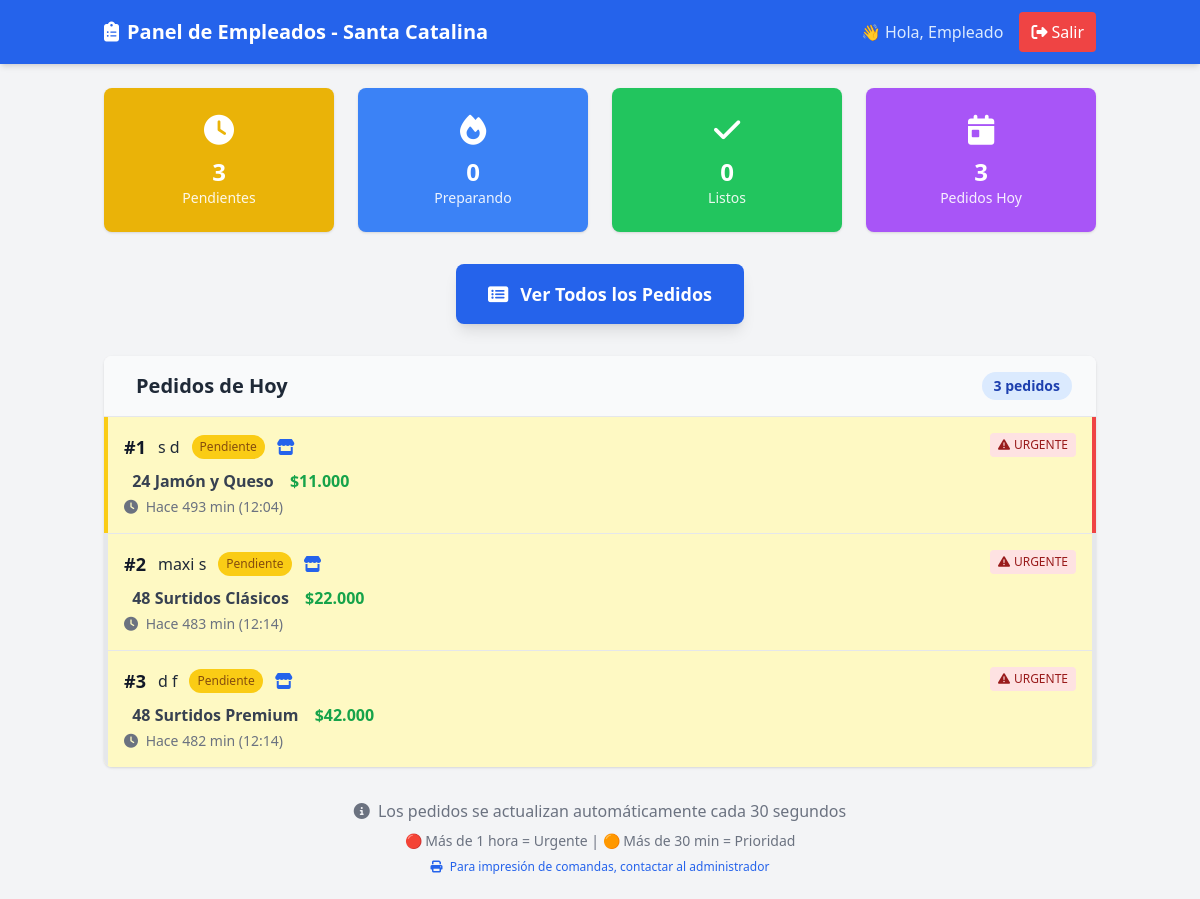
Page /empleados/dashboard.php (signed in) on the earlier database version.
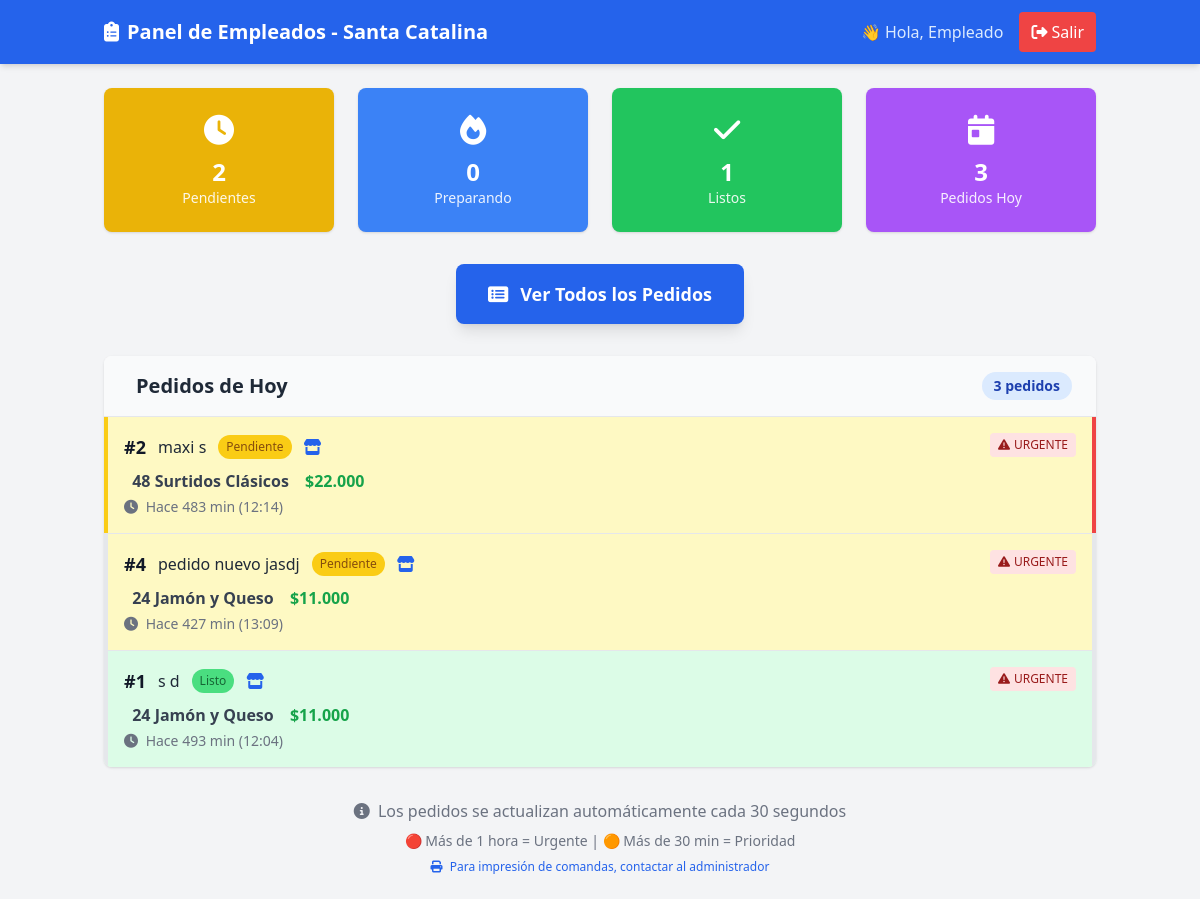
Same page on the later database version.
### tables this page shows
CREATE TABLE `pedidos` (
  `id` int(11) NOT NULL,
  `nombre` varchar(100) NOT NULL,
  `apellido` varchar(100) NOT NULL,
  `telefono` varchar(20) NOT NULL,
  `direccion` text DEFAULT NULL,
  `producto` varchar(100) NOT NULL,
  `cantidad` int(11) NOT NULL,
  `precio` decimal(10,2) NOT NULL,
  `forma_pago` enum('Efectivo','Transferencia') DEFAULT 'Efectivo',
  `modalidad` enum('Retira','Delivery') DEFAULT 'Retira',
  `estado` enum('Pendiente','Preparando','Listo','Entregado') DEFAULT 'Pendiente',
  `observaciones` text DEFAULT NULL,
  `cliente_fijo_id` int(11) DEFAULT NULL,
  `impreso` tinyint(1) DEFAULT 0,
  `created_at` timestamp NULL DEFAULT current_timestamp(),
  `updated_at` timestamp NULL DEFAULT current_timestamp() ON UPDATE current_timestamp(),
  `fecha_entrega` date DEFAULT NULL COMMENT 'Fecha para cuando es el pedido',
  `hora_entrega` time DEFAULT NULL COMMENT 'Hora para cuando es el pedido',
  `notas_horario` text DEFAULT NULL COMMENT 'Observaciones sobre horario/entrega',
  `fecha_pedido` datetime DEFAULT current_timestamp() COMMENT 'Cuándo se tomó el pedido (puede ser diferente de created_at para casos especiales)',
  `prioridad` enum('normal','prioridad','urgente') DEFAULT 'normal' COMMENT 'Prioridad manual asignada por admin',
  `prioridad_notas` text DEFAULT NULL COMMENT 'Notas sobre por qué se asignó esta prioridad',
  `es_personalizado_complejo` tinyint(1) DEFAULT 0 COMMENT 'Si usa la tabla pedido_detalles para precios mixtos'
);

### config.php (called while the page is built, shortened)
<?php
function formatPrice($price) {
    return '$' . number_format($price, 0, ',', '.');
}
?>

### empleados/dashboard.php (the view, shortened to what the changed rows need)
<?php
require_once '../config.php';
$pdo = getConnection();
$stats = [
    'pendientes' => $pdo->query("SELECT COUNT(*) FROM pedidos WHERE estado = 'Pendiente'")->fetchColumn(),
    'preparando' => $pdo->query("SELECT COUNT(*) FROM pedidos WHERE estado = 'Preparando'")->fetchColumn(),
    'listos' => $pdo->query("SELECT COUNT(*) FROM pedidos WHERE estado = 'Listo'")->fetchColumn(),
    'pedidos_hoy' => $pdo->query("SELECT COUNT(*) FROM pedidos WHERE DATE(created_at) = CURDATE()")->fetchColumn()
];
$pedidos_hoy = $pdo->query("
    SELECT id, nombre, apellido, producto, precio, estado, modalidad, observaciones,
           created_at, TIMESTAMPDIFF(MINUTE, created_at, NOW()) as minutos_transcurridos
    FROM pedidos
    WHERE DATE(created_at) = CURDATE()
    ORDER BY
        CASE estado
            WHEN 'Pendiente' THEN 1
            WHEN 'Preparando' THEN 2
            WHEN 'Listo' THEN 3
            WHEN 'Entregado' THEN 4
        END,
        created_at ASC
")->fetchAll();
?>
<!DOCTYPE html>
<html lang="es">
<head>
    <script src="https://cdn.tailwindcss.com"></script>
    <link rel="stylesheet" href="https://cdnjs.cloudflare.com/ajax/libs/font-awesome/6.4.0/css/all.min.css">
</head>
<body class="bg-gray-100">
    <header class="bg-blue-600 text-white shadow-md">
        <div class="container mx-auto px-4 py-3 flex justify-between items-center">
            <h1 class="text-xl font-bold">
                <i class="fas fa-clipboard-list mr-2"></i>Panel de Empleados - Santa Catalina
            </h1>
        </div>
    </header>
    <main class="container mx-auto px-4 py-6">
        <div class="grid grid-cols-2 md:grid-cols-4 gap-6 mb-8">
            <div class="bg-yellow-500 text-white p-6 rounded-lg shadow text-center">
                <i class="fas fa-clock text-3xl mb-2"></i>
                <p class="text-2xl font-bold"><?= $stats['pendientes'] ?></p>
                <p class="text-sm opacity-90">Pendientes</p>
            </div>
            <div class="bg-green-500 text-white p-6 rounded-lg shadow text-center">
                <i class="fas fa-check text-3xl mb-2"></i>
                <p class="text-2xl font-bold"><?= $stats['listos'] ?></p>
                <p class="text-sm opacity-90">Listos</p>
            </div>
        </div>
        <div class="bg-white rounded-lg shadow overflow-hidden">
            <div class="bg-gray-50 px-6 py-4 border-b">
                <h2 class="text-xl font-semibold text-gray-800 flex items-center">
                    Pedidos de Hoy
                    <span class="ml-auto text-sm bg-blue-100 text-blue-800 px-3 py-1 rounded-full">
                        <?= count($pedidos_hoy) ?> pedidos
                    </span>
                </h2>
            </div>
            <?php if (empty($pedidos_hoy)): ?>
                <div class="p-12 text-center text-gray-500">
                    <i class="fas fa-coffee text-6xl mb-4 text-gray-300"></i>
                    <h3 class="text-xl mb-2">¡Día tranquilo!</h3>
                    <p>No hay pedidos para hoy aún</p>
                </div>
            <?php else: ?>
                <div class="divide-y divide-gray-200">
                    <?php foreach ($pedidos_hoy as $pedido): ?>
                        <?php
                        $estado_colors = [
                            'Pendiente' => 'bg-yellow-100 border-l-yellow-400 text-yellow-800',
                            'Preparando' => 'bg-blue-100 border-l-blue-400 text-blue-800',
                            'Listo' => 'bg-green-100 border-l-green-400 text-green-800',
                            'Entregado' => 'bg-gray-100 border-l-gray-400 text-gray-800'
                        ];
                        $urgencia = '';
                        if ($pedido['minutos_transcurridos'] > 60) {
                            $urgencia = 'border-r-4 border-r-red-500';
                        } elseif ($pedido['minutos_transcurridos'] > 30) {
                            $urgencia = 'border-r-4 border-r-orange-500';
                        }
                        ?>
                        <div class="p-4 hover:bg-gray-50 border-l-4 <?= $estado_colors[$pedido['estado']] ?> <?= $urgencia ?>">
                            <div class="flex justify-between items-start">
                                <div class="flex-1">
                                    <div class="flex items-center space-x-3 mb-2">
                                        <span class="font-bold text-lg text-gray-900">#<?= $pedido['id'] ?></span>
                                        <span class="font-medium text-gray-800">
                                            <?= htmlspecialchars($pedido['nombre'] . ' ' . $pedido['apellido']) ?>
                                        </span>
                                        <span class="px-2 py-1 text-xs font-medium rounded-full <?= str_replace('border-l-', 'bg-', $estado_colors[$pedido['estado']]) ?>">
                                            <?= $pedido['estado'] ?>
                                        </span>
                                        <?php if ($pedido['modalidad'] === 'Delivery'): ?>
                                            <i class="fas fa-truck text-green-600" title="Delivery"></i>
                                        <?php else: ?>
                                            <i class="fas fa-store text-blue-600" title="Retira"></i>
                                        <?php endif; ?>
                                    </div>
                                    <div class="text-gray-700 mb-1">
                                        <strong><?= htmlspecialchars($pedido['producto']) ?></strong>
                                        <span class="text-green-600 font-semibold ml-3">
                                            <?= formatPrice($pedido['precio']) ?>
                                        </span>
                                    </div>
                                    <div class="text-sm text-gray-500">
                                        <i class="fas fa-clock mr-1"></i>
                                        Hace <?= $pedido['minutos_transcurridos'] ?> min
                                        (<?= date('H:i', strtotime($pedido['created_at'])) ?>)
                                    </div>
                                </div>
                                <div class="flex flex-col space-y-2 ml-4">
                                    <?php if ($pedido['minutos_transcurridos'] > 60): ?>
                                        <span class="bg-red-100 text-red-800 px-2 py-1 rounded text-xs font-medium">
                                            <i class="fas fa-exclamation-triangle mr-1"></i>URGENTE
                                        </span>
                                    <?php elseif ($pedido['minutos_transcurridos'] > 30): ?>
                                        <span class="bg-orange-100 text-orange-800 px-2 py-1 rounded text-xs font-medium">
                                            <i class="fas fa-clock mr-1"></i>PRIORIDAD
                                        </span>
                                    <?php endif; ?>
                                </div>
                            </div>
                        </div>
                    <?php endforeach; ?>
                </div>
            <?php endif; ?>
        </div>
    </main>
</body>
</html>

Differences in the rows shown:
removed pedidos: id "3", nombre+apellido "d f", estado "Pendiente", modalidad "Retira" (drawn), producto "48 Surtidos Premium", precio "$42.000", minutos_transcurridos "482", created_at "12:14"
changed pedidos "maxi s": moves up the list
added pedidos: id "4", nombre+apellido "pedido nuevo jasdj", estado "Pendiente", modalidad "Retira" (drawn), producto "24 Jamón y Queso", precio "$11.000", minutos_transcurridos "427", created_at "13:09"
changed pedidos id 1: estado "Pendiente" → "Listo"
Other differences:
$stats['pendientes']: "3" → "2"
$stats['listos']: "0" → "1"
